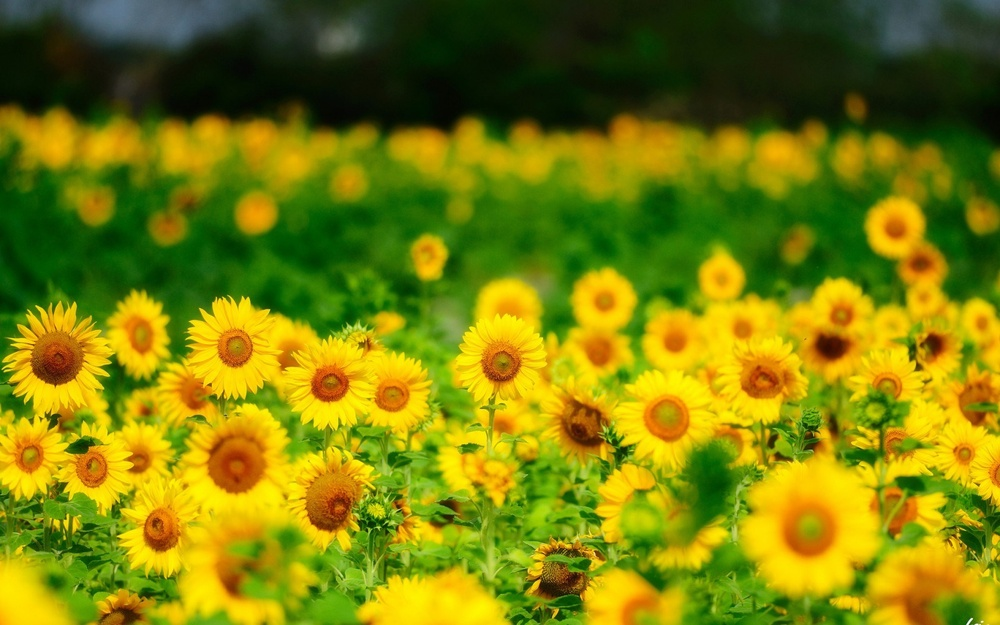
#> input picture image.jpg, 1000 x 625 px, shrunk from 1680 x 1050 before the run
$ python matplot_image.py
#> lines starting #> are read from the running program, lines starting #| are printed output that depends on the picture
import numpy as np
import cv2
from matplotlib import pyplot as plt
img=cv2.imread('image.jpg',0)
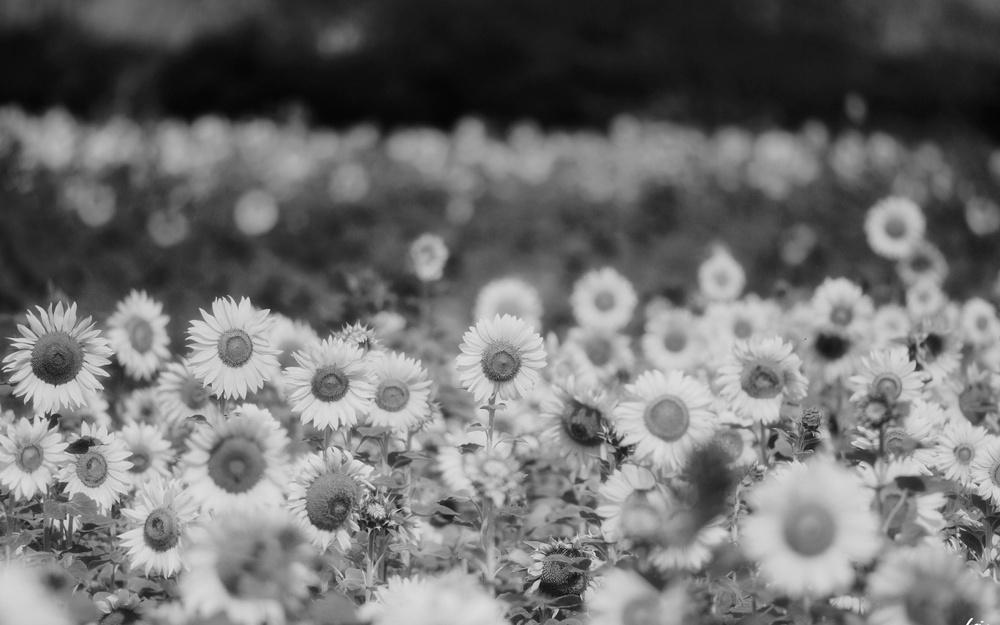
#> img: shape (625, 1000); min 4, max 255, mean 111.4
plt.imshow(img,cmap='gray',interpolation="bicubic")
#plt.xticks([]),plt.yticks([])
plt.show()
